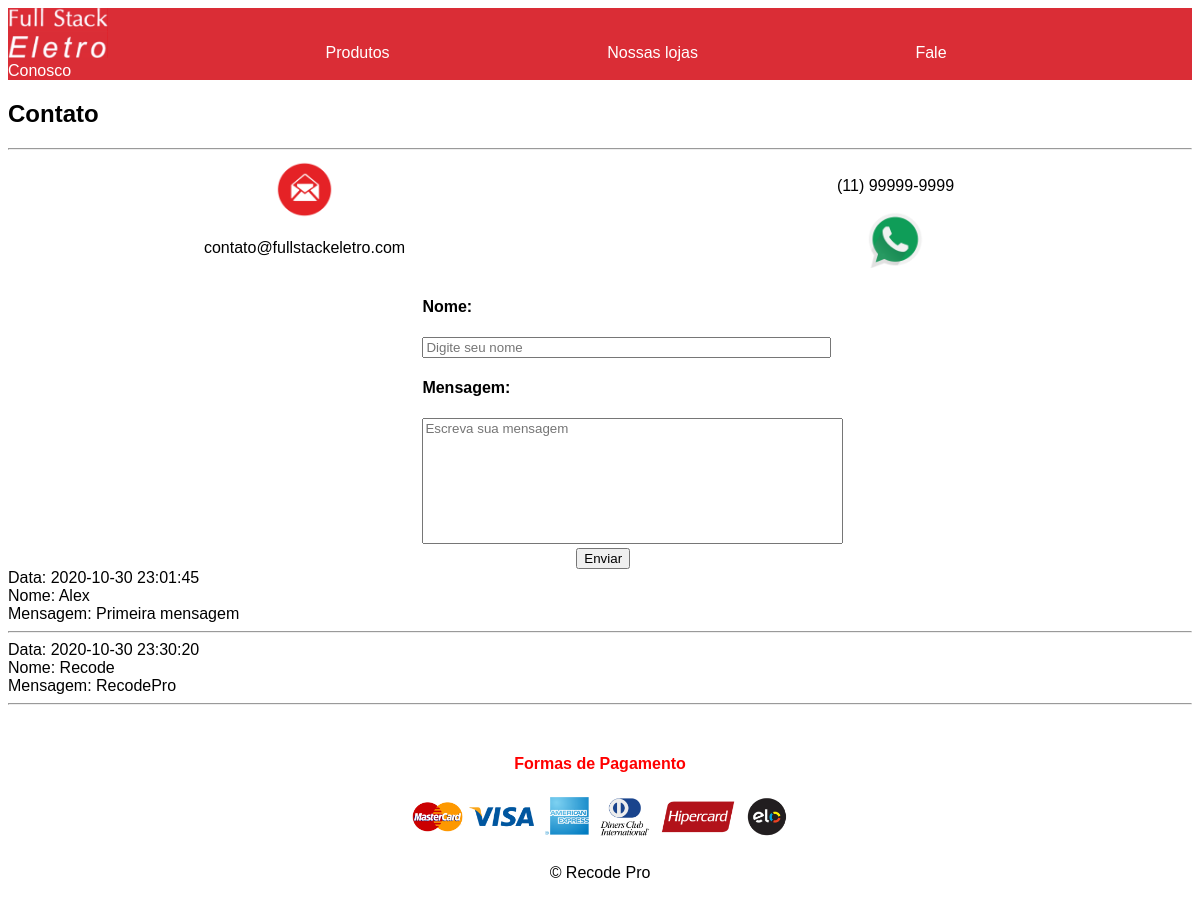
The app's page /contato.php with its own data.
### tables this page shows
CREATE TABLE `comentarios` (
  `id` int(11) NOT NULL,
  `nome` varchar(100) DEFAULT NULL,
  `msg` varchar(320) DEFAULT NULL,
  `data` datetime DEFAULT current_timestamp()
);

### contato.php (the view, shortened to what this page needs)
<?php
    $servername = "localhost";
    $username = "root";
    $password = "";
    $databese = "fseletro";
    $conn = mysqli_connect($servername,$username,$password,$databese);
?>
<!DOCTYPE html>
<html lang="pt-br">
<head>
    <link rel="stylesheet" href="./css/estilo.css">
</head>
<body>
    <main>
        <header>
            <h2> Contato</h2>
        </header>
        <hr>
        <table border=0 width="100%" cellpading="20">
            <td width="50%" align="center"><img src="./imagens/email.png" width="10%">
                <p>contato@fullstackeletro.com</p>
            <td width="50%" align="center">
                <p>(11) 99999-9999</p>
                <img src="./imagens/telefoneWhatsapp.png" width="10%">
        </table>
        <form method="POST" action="" id="form">
            <h4>Nome: </h4>
            <input type="text" name="nome" size="48" maxlength="60" placeholder="Digite seu nome">
            <h4>Mensagem: </h4>
            <textarea type="text" name="msg" cols="50" rows="8" placeholder="Escreva sua mensagem"></textarea> </br>
            <input type="submit" nome="submit"  value="Enviar" id="botao">
        </form>
    <?php
        $sql ="select * from comentarios";
        $result = $conn->query($sql);
        if($result->num_rows > 0) {
            while($rows = $result->fetch_assoc()){
                echo "Data: ", $rows['data'], "<br/>";
                echo "Nome: ", $rows['nome'], "<br/>";
                echo "Mensagem: ", $rows['msg'], "<br/>";
                echo "<hr/>";
        }
        }else {
            echo "Nenhum comentário foi digitado";
        }
    ?>
    </main>
    <footer id="rodape">
        <p id="formas_pagamento"><b>Formas de Pagamento</b></p>
        <img width="378" height="55" src="./imagens/formasPagamento.png" alt="Formas de pagamento">
        <p>&copy; Recode Pro</p>
    </footer>
</body>
</html>

### css/estilo.css (style rules this page uses)
* { font-family: Arial, Helvetica, sans-serif; }
#formas_pagamento { color: red; }
.menu { background-color: rgb(218, 45, 54); }
.menu a { color: white; text-decoration: none; margin: 0 18% 0% 0; font-size: 16px; }
#rodape { display: block; text-align: center; margin-top: 50px; }
#form { padding: 0 0 0 35%; }
#form textarea { resize: none; }
#botao { margin: 0 0 0 20%; }

### records on screen
comentarios: data "2020-10-30 23:01:45", nome "Alex", msg "Primeira mensagem"
comentarios: data "2020-10-30 23:30:20", nome "Recode", msg "RecodePro"
